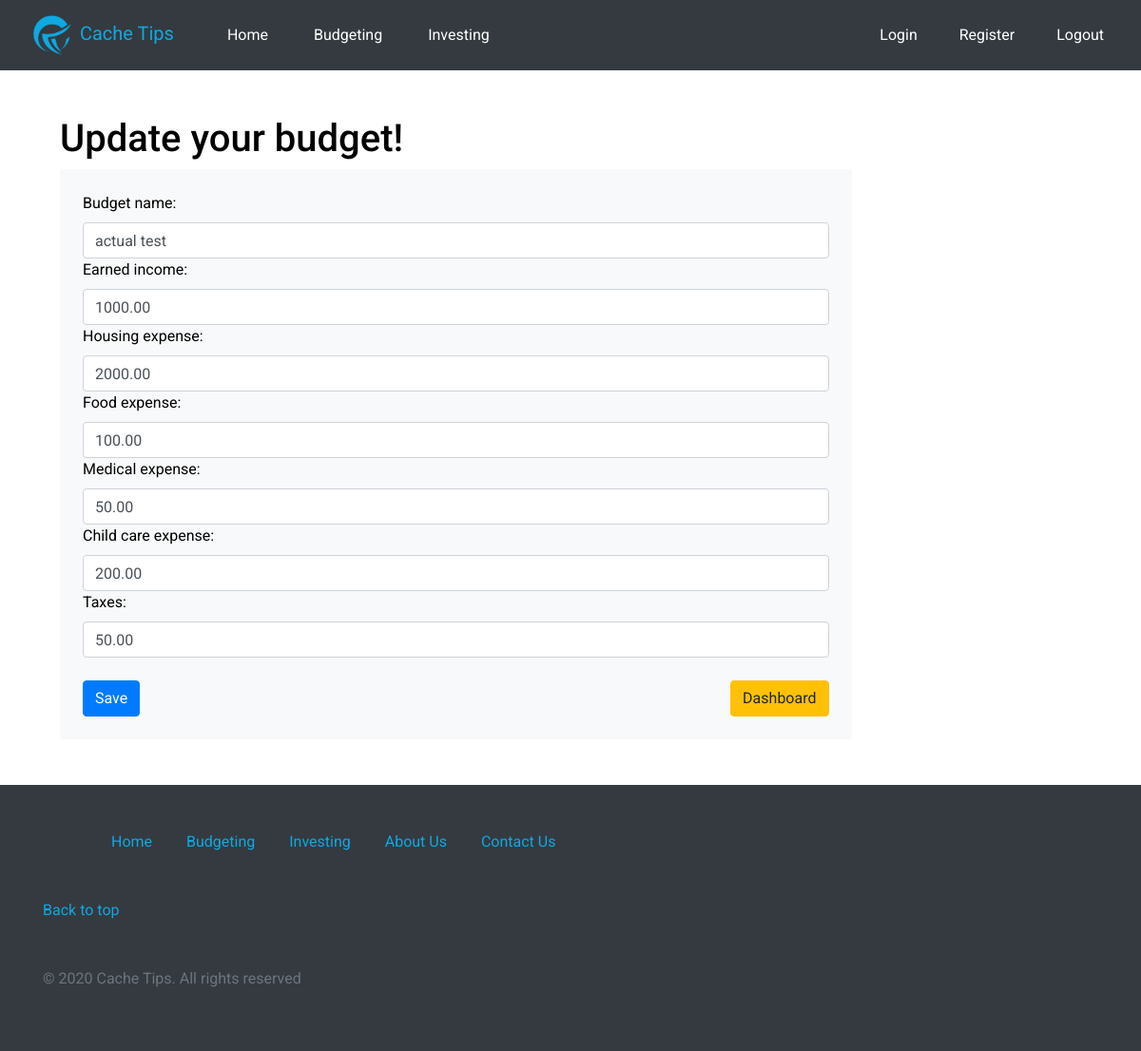
Screenshot of /budget-dashboard/update/9 (signed in) with the database file from the repository.
### Website/models.py (models this page shows)
class Budget(models.Model):
    created_by = models.ForeignKey(User, default=settings.AUTH_USER_MODEL, on_delete=models.CASCADE)
    created_at = models.DateTimeField(auto_now_add=True)
    budget_name = models.CharField(max_length=100)
    earned_income = models.DecimalField(max_digits=20, decimal_places=2, default=0)
    housing_expense = models.DecimalField(max_digits=20, decimal_places=2, default=0)
    food_expense = models.DecimalField(max_digits=20, decimal_places=2, default=0)
    medical_expense = models.DecimalField(max_digits=20, decimal_places=2, default=0)
    child_care_expense = models.DecimalField(max_digits=20, decimal_places=2, default=0)
    taxes = models.DecimalField(max_digits=20, decimal_places=2, default=0)

### Website/views.py (the view)
# urls.py: path('budget-dashboard/update/<int:id_>', views.budget_dashboard_update, name="budget-dashboard-update"),
@login_required(login_url='../login')
def budget_dashboard_update(request, id_):
    budget = Budget.objects.get(id=id_)
    form = BudgetForm(request.POST or None, instance=budget)
    if form.is_valid():
        form.save()
        return redirect('budget-dashboard')
    return render(request, 'budget/update.html', {'form': form, 'budget': budget})

### Website/forms.py
class BudgetForm(forms.ModelForm):
    class Meta:
        model = Budget
        fields = ['budget_name', 'earned_income', 'housing_expense', 'food_expense', 'medical_expense',
                  'child_care_expense', 'taxes']

### templates/budget/update.html (shortened to what this page needs)
{% extends 'budget/base.html' %}
{% block body %}
    <div class="container m-5">
        <h1>Update your budget!</h1>
        <div class="bg-light p-4 w-75">
            <form action="{% url 'budget-dashboard-update' budget.id%}" method="POST">
                <div>
                    <label for="id_budget_name">Budget name:</label>
                    <input  class="form-control" value="{{ budget.budget_name }}" type="text" name="budget_name" maxlength="100" required id="id_budget_name">
                </div>
                <div>
                    <label for="id_earned_income">Earned income:</label>
                    <input class="form-control" value="{{ budget.earned_income }}" type="number" name="earned_income" step="0.01" required id="id_earned_income">
                </div>
                <div>
                    <label for="id_housing_expense">Housing expense:</label>
                    <input  class="form-control" value="{{ budget.housing_expense }}" type="number" name="housing_expense" step="0.01" required id="id_housing_expense">
                </div>
                <div>
                    <label for="id_food_expense">Food expense:</label>
                    <input class="form-control" value="{{ budget.food_expense }}" type="number" name="food_expense"  step="0.01" required id="id_food_expense">
                </div>
                <div>
                    <label for="id_medical_expense">Medical expense:</label>
                    <input class="form-control" value="{{ budget.medical_expense }}" type="number" name="medical_expense"  step="0.01" required id="id_medical_expense">
                </div>
                <div>
                    <label for="id_child_care_expense">Child care expense:</label>
                    <input class="form-control" value="{{ budget.child_care_expense }}" type="number" name="child_care_expense" step="0.01" required id="id_child_care_expense">
                </div>
                <div>
                    <label for="id_taxes">Taxes:</label>
                    <input class="form-control" value="{{ budget.taxes }}" type="number" name="taxes" step="0.01" required id="id_taxes">
                </div>
                <br>
                <div class="row">
                    <div class="col">
                        <button class="btn btn-primary" type="submit" >Save</button>
                    </div>
                    <div class="col text-right">
                        <a class="btn btn-warning" href="{% url 'budget-dashboard' %}">Dashboard</a>
                    </div>
                </div>
            </form>
        </div>
    </div>
{% endblock %}

### static/css/styles.css (style rules this page uses)
body { font-family: 'Roboto', sans-serif; color: black; }
h1 { width: 50%; }
a { text-decoration: none; color: #0ea9e1; }

### rows the page displays
Budget: budget_name "actual test", earned_income "1000.00", housing_expense "2000.00", food_expense "100.00", medical_expense "50.00", child_care_expense "200.00", taxes "50.00"
